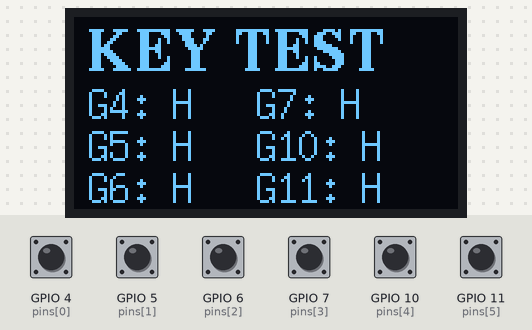
Recording of a sketch running on a simulated ESP32-S3. On the bench: 128×64 one-colour display. The inputs (shaded band) are chosen by the test bench; at power-on: GPIO 4 (pins[0]), GPIO 5 (pins[1]), GPIO 6 (pins[2]), GPIO 7 (pins[3]), GPIO 10 (pins[4]), GPIO 11 (pins[5]) HIGH. What the sketch prints to the serial monitor is not drawn.

Above: at 2.2 s.
2.3 s: GPIO 4 (pins[0]) pulled LOW for 0.15 s
At 2.41 s:
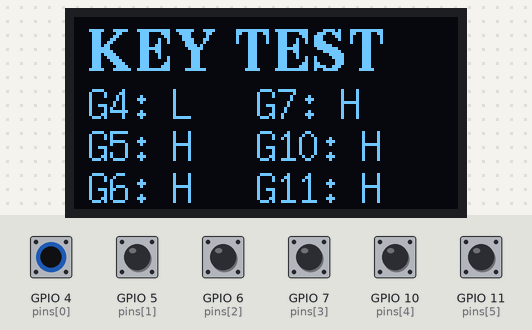
3.9 s: GPIO 5 (pins[1]) pulled LOW for 0.15 s
At 4.0 s:
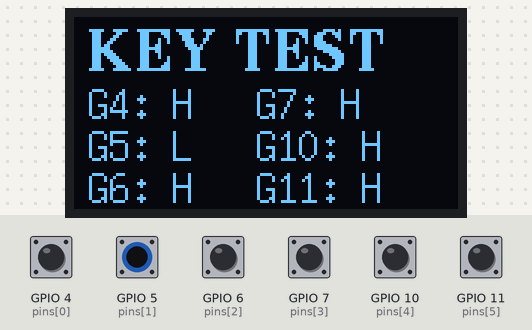
5.5 s: GPIO 6 (pins[2]) pulled LOW for 0.15 s
At 5.67 s:
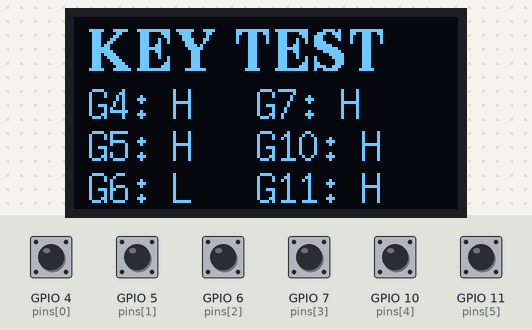
7.2 s: GPIO 7 (pins[3]) pulled LOW for 0.15 s
At 7.33 s:
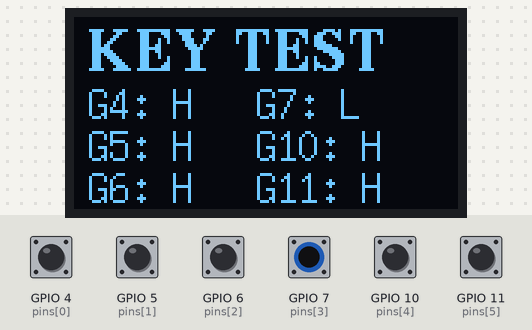
8.9 s: GPIO 10 (pins[4]) pulled LOW for 0.15 s
At 9.07 s:
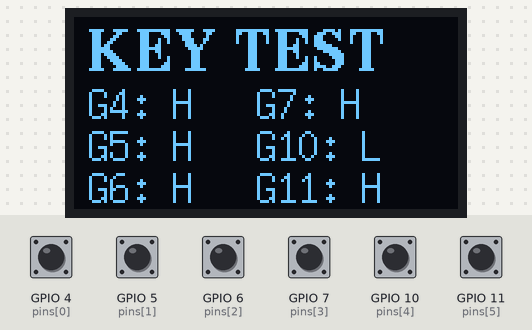
10.6 s: GPIO 11 (pins[5]) pulled LOW for 0.15 s
At 10.73 s:
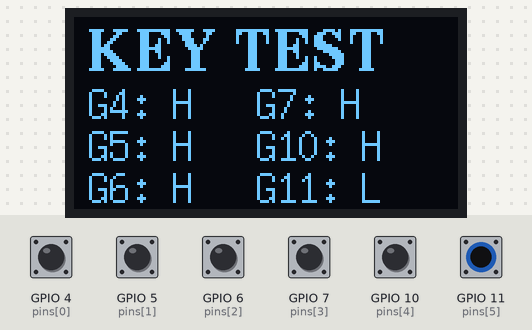
Timing chart, 0 to 13.3 s (numbered marks = the images above; inputs shaded):
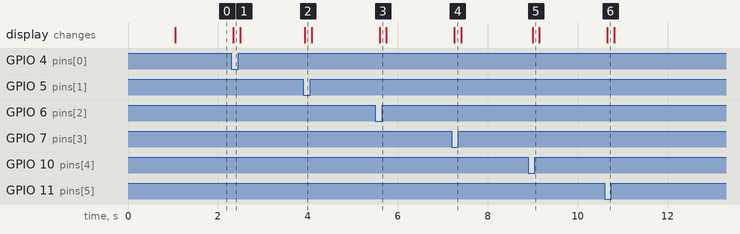

Measured:
- after the input at 2.3 s, the display: changes at once (image 1)
- after the input at 3.9 s, the display: changes at once (image 2)
- after the input at 5.5 s, the display: changes after 0.10 s (image 3)
- after the input at 7.2 s, the display: changes after 0.06 s (image 4)
- after the input at 8.9 s, the display: changes after 0.10 s (image 5)
- after the input at 10.6 s, the display: changes after 0.06 s (image 6)

The sketch:

ButtonDiag.ino
```cpp
#include <Arduino.h>
#include <U8g2lib.h>
#include <Wire.h>

U8G2_SH1106_128X64_NONAME_F_HW_I2C u8g2(U8G2_R2, U8X8_PIN_NONE);

#define I2C_SDA 9
#define I2C_SCL 8

const uint8_t pins[] = {4, 5, 6, 7, 10, 11};

void setup() {
  Serial.begin(115200);
  delay(1000);
  Serial.println("--- STANDALONE BUTTON DIAGNOSTIC BOOT ---");

  for (int i = 0; i < 6; i++) {
    pinMode(pins[i], INPUT_PULLUP);
  }

  Wire.begin(I2C_SDA, I2C_SCL);
  u8g2.begin();
}

void loop() {
  u8g2.clearBuffer();
  u8g2.setFont(u8g2_font_ncenB14_tr); // Large bold header
  u8g2.drawStr(5, 18, "KEY TEST");

  u8g2.setFont(u8g2_font_7x14_tf); // High-readability clean font

  int p4  = digitalRead(4);
  int p5  = digitalRead(5);
  int p6  = digitalRead(6);
  int p7  = digitalRead(7);
  int p10 = digitalRead(10);
  int p11 = digitalRead(11);

  char buf[32];
  sprintf(buf, "G4: %s   G7: %s", p4 == LOW ? "L" : "H", p7 == LOW ? "L" : "H");
  u8g2.drawStr(5, 34, buf);

  sprintf(buf, "G5: %s   G10: %s", p5 == LOW ? "L" : "H", p10 == LOW ? "L" : "H");
  u8g2.drawStr(5, 48, buf);

  sprintf(buf, "G6: %s   G11: %s", p6 == LOW ? "L" : "H", p11 == LOW ? "L" : "H");
  u8g2.drawStr(5, 62, buf);

  u8g2.sendBuffer();
  delay(50);
}
```
